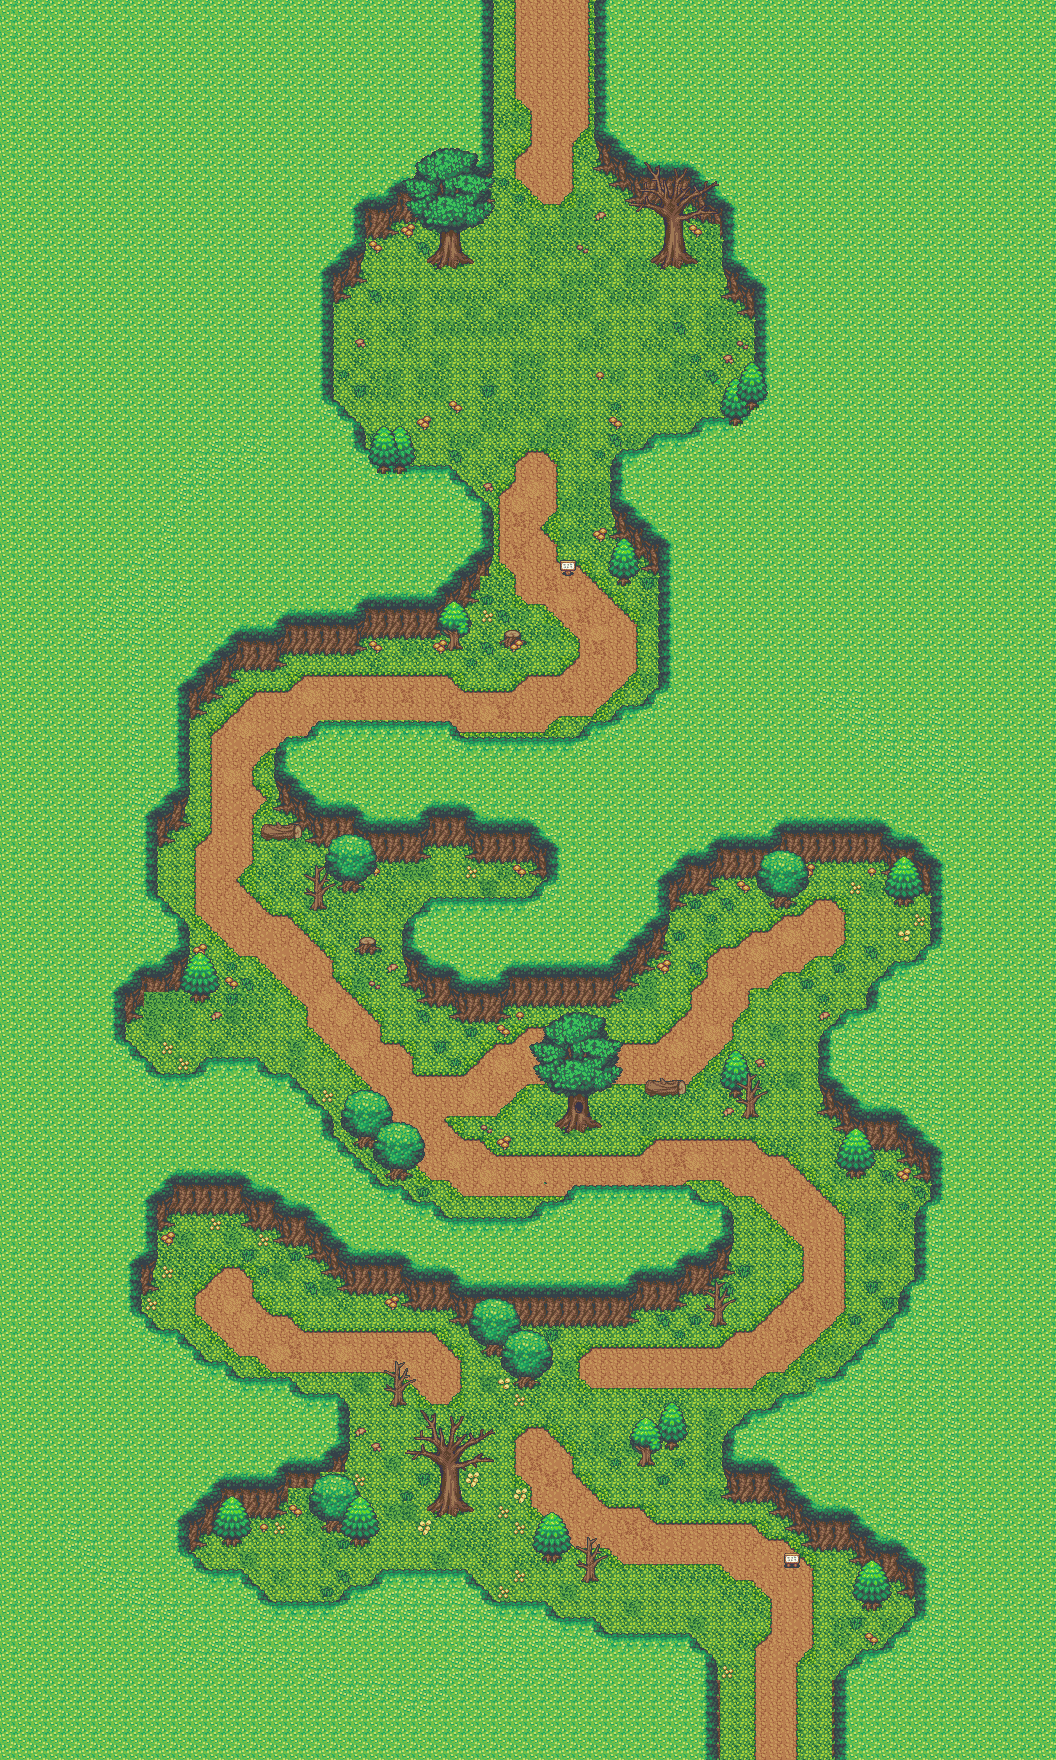

Below is a game level as drawn by its tile map, then a one-line description and the .tmx that defines it (tile-layer data replaced by summaries):
An orthogonal 66x110 tile map with 16x16 px tiles, 8 tile layers (background, road, borders, grass, ...), 2 tilesets and 229 objects (FOREST_END, FOREST_START, TOP_WORLD.FOREST_START, TOP_WORLD.CAVE_START, 1).

<map version="1.0" orientation="orthogonal" renderorder="right-down" width="66" height="110" tilewidth="16" tileheight="16" nextobjectid="331">
 <tileset firstgid="1" name="tileset1" tilewidth="16" tileheight="16" tilecount="1833" columns="39">
  <image source="../sprites/map_objects/tileset1.png" trans="ffffff" width="624" height="752" />
  <terraintypes>
   <terrain name="r" tile="-1" />
  </terraintypes>
  <tile id="100" terrain="0,0,0,0" />
  <tile id="101" terrain=",0,0,0" />
  <tile id="102" terrain="0,,0,0" />
  <tile id="103" terrain=",,0,0" />
  <tile id="104" terrain="0,0,,0" />
  <tile id="105" terrain=",0,,0" />
  <tile id="107" terrain=",,,0" />
  <tile id="108" terrain="0,0,0," />
  <tile id="110" terrain="0,,0," />
  <tile id="111" terrain=",,0," />
  <tile id="112" terrain="0,0,," />
  <tile id="113" terrain=",0,," />
  <tile id="114" terrain="0,,," />
 </tileset>
 <tileset firstgid="1834" name="outside" tilewidth="16" tileheight="16" tilecount="1248" columns="52">
  <image source="../sprites/map_objects/outside.png" trans="ffffff" width="832" height="384" />
 </tileset>
 <layer name="background" width="66" height="110">
  <data>[7260 cells, 7260 non-empty, 1 distinct tile ids]</data>
 </layer>
 <layer name="road" width="66" height="110">
  <data>[7260 cells, 5478 non-empty, 15 distinct tile ids]</data>
 </layer>
 <layer name="borders" width="66" height="110">
  <data>[7260 cells, 7256 non-empty, 32 distinct tile ids]</data>
 </layer>
 <layer name="grass" width="66" height="110">
  <data>[7260 cells, 566 non-empty, 22 distinct tile ids]</data>
 </layer>
 <layer name="trees1" width="66" height="110">
  <data>[7260 cells, 18 non-empty, 17 distinct tile ids]</data>
 </layer>
 <layer name="trees3" width="66" height="110">
  <data>[7260 cells, 239 non-empty, 114 distinct tile ids]</data>
 </layer>
 <layer name="trees4" width="66" height="110">
  <data>[7260 cells, 118 non-empty, 54 distinct tile ids]</data>
 </layer>
 <layer name="objects" width="66" height="110">
  <data>[7260 cells, 124 non-empty, 105 distinct tile ids]</data>
 </layer>
 <objectgroup name="MAP_COLLISION_LAYER">
  <object id="1" x="704" y="1664" width="16" height="96" />
  <object id="2" x="699.333" y="1648" width="20.6667" height="16" />
  <object id="3" x="602.333" y="1632" width="98" height="16" />
  <object id="4" x="551.333" y="1616.33" width="50.6667" height="16" />
  <object id="5" x="489" y="1600" width="64" height="16" />
  <object id="7" x="457" y="1584" width="32" height="16" />
  <object id="8" x="375" y="1568" width="98.3333" height="16" />
  <object id="9" x="342.333" y="1584" width="41.6667" height="16" />
  <object id="10" x="256" y="1600" width="96" height="16" />
  <object id="12" x="234.333" y="1583.67" width="34.3333" height="16" />
  <object id="13" x="202.667" y="1568.67" width="47.6667" height="16" />
  <object id="15" x="174.333" y="1552.33" width="28.3333" height="16" />
  <object id="17" x="176" y="1520" width="16" height="32" />
  <object id="18" x="192" y="1499" width="16" height="48" />
  <object id="19" x="208" y="1488" width="16" height="48" />
  <object id="20" x="224" y="1488" width="16" height="58.3333" />
  <object id="21" x="240" y="1472" width="16" height="64" />
  <object id="22" x="254.667" y="1468.33" width="32" height="48" />
  <object id="23" x="288" y="1456" width="32" height="32" />
  <object id="24" x="320" y="1475.33" width="32" height="56.6667" />
  <object id="25" x="352" y="1496.33" width="16" height="50.3333" />
  <object id="26" x="368" y="1506" width="12" height="30" />
  <object id="27" x="309.333" y="1489" width="10" height="28.6667" />
  <object id="28" x="336" y="1392" width="16" height="80" />
  <object id="29" x="288" y="1392" width="48" height="16" />
  <object id="31" x="218" y="1376" width="80" height="16" />
  <object id="32" x="187" y="1360" width="48" height="16" />
  <object id="33" x="168.333" y="1344.67" width="32" height="16" />
  <object id="36" x="140" y="1328" width="48" height="16" />
  <object id="37" x="122.333" y="1312" width="32" height="16" />
  <object id="38" x="126.333" y="1264" width="16" height="48" />
  <object id="39" x="143" y="1198.67" width="16" height="96" />
  <object id="40" x="160" y="1180.67" width="16" height="48" />
  <object id="42" x="176.333" y="1180.33" width="64" height="35.3333" />
  <object id="44" x="240" y="1198.67" width="32" height="32" />
  <object id="45" x="272.333" y="1215.33" width="32" height="32" />
  <object id="46" x="304" y="1227.67" width="16" height="32" />
  <object id="47" x="320.667" y="1242.33" width="16" height="32" />
  <object id="48" x="336" y="1264" width="64" height="32" />
  <object id="49" x="400" y="1280" width="64" height="32" />
  <object id="51" x="384" y="1360" width="32" height="48" />
  <object id="52" x="448" y="1408" width="16" height="112" />
  <object id="53" x="432" y="1424" width="16" height="96" />
  <object id="54" x="416" y="1408" width="16" height="48" />
  <object id="55" x="464" y="1424" width="16" height="48" />
  <object id="56" x="480" y="1424" width="16" height="48" />
  <object id="57" x="464" y="1296" width="176" height="32" />
  <object id="58" x="480" y="1328" width="32" height="32" />
  <object id="59" x="512.333" y="1330.33" width="32" height="59.6667" />
  <object id="60" x="544" y="1344" width="9.66667" height="27.6667" />
  <object id="61" x="532.667" y="1520" width="37.6667" height="42" />
  <object id="62" x="576" y="1536" width="27" height="46.3333" />
  <object id="63" x="544" y="1511.67" width="16" height="8.33333" />
  <object id="64" x="640" y="1417.67" width="16" height="48.6667" />
  <object id="65" x="629" y="1424" width="11" height="27.6667" />
  <object id="69" x="658.667" y="1401.33" width="22.6667" height="48" />
  <object id="70" x="682" y="1416" width="6" height="24" />
  <object id="72" x="832" y="1664" width="16" height="96" />
  <object id="73" x="852.667" y="1648.67" width="48" height="16" />
  <object id="76" x="884.333" y="1631.67" width="32" height="16" />
  <object id="77" x="901" y="1616" width="32" height="16" />
  <object id="78" x="912" y="1552" width="16" height="64" />
  <object id="79" x="896" y="1536" width="16" height="59.3333" />
  <object id="81" x="864" y="1536" width="32" height="48" />
  <object id="82" x="854.667" y="1584" width="36.3333" height="16" />
  <object id="83" x="848" y="1499.67" width="16" height="64" />
  <object id="84" x="816" y="1503.67" width="32" height="48" />
  <object id="85" x="784" y="1552" width="16" height="16" />
  <object id="87" x="800" y="1483.67" width="16" height="64" />
  <object id="88" x="784" y="1467.33" width="16" height="64" />
  <object id="89" x="768" y="1452.33" width="16" height="64" />
  <object id="90" x="723.333" y="1423.33" width="43.6667" height="62" />
  <object id="91" x="736" y="1408" width="48" height="16" />
  <object id="92" x="784" y="1392" width="48" height="16" />
  <object id="93" x="816" y="1376" width="48" height="16" />
  <object id="94" x="501.833" y="1359.83" width="9.66667" height="14" />
  <object id="95" x="448.833" y="1312.83" width="14.6667" height="14" />
  <object id="96" x="721" y="1486" width="47.6667" height="16" />
  <object id="98" x="855.167" y="1567" width="7.3333" height="16" />
  <object id="99" x="640" y="1264" width="32" height="48" />
  <object id="100" x="672" y="1248" width="48" height="48" />
  <object id="101" x="720" y="1216" width="16" height="59.6667" />
  <object id="102" x="703.333" y="1296" width="32.6667" height="32" />
  <object id="104" x="672.333" y="1296.33" width="14.6667" height="16" />
  </objectgroup>
 <objectgroup name="MAP_SPAWNS_LAYER" visible="0">
  <!-- 2 objects omitted --></objectgroup>
 <objectgroup name="MAP_PORTAL_LAYER" visible="0">
  <!-- 2 objects omitted --></objectgroup>
 <objectgroup name="MAP_ENEMY_SPAWN_LAYER">
  <!-- 1 objects omitted --></objectgroup>
</map>
<!-- 145 of 229 objects omitted -->
